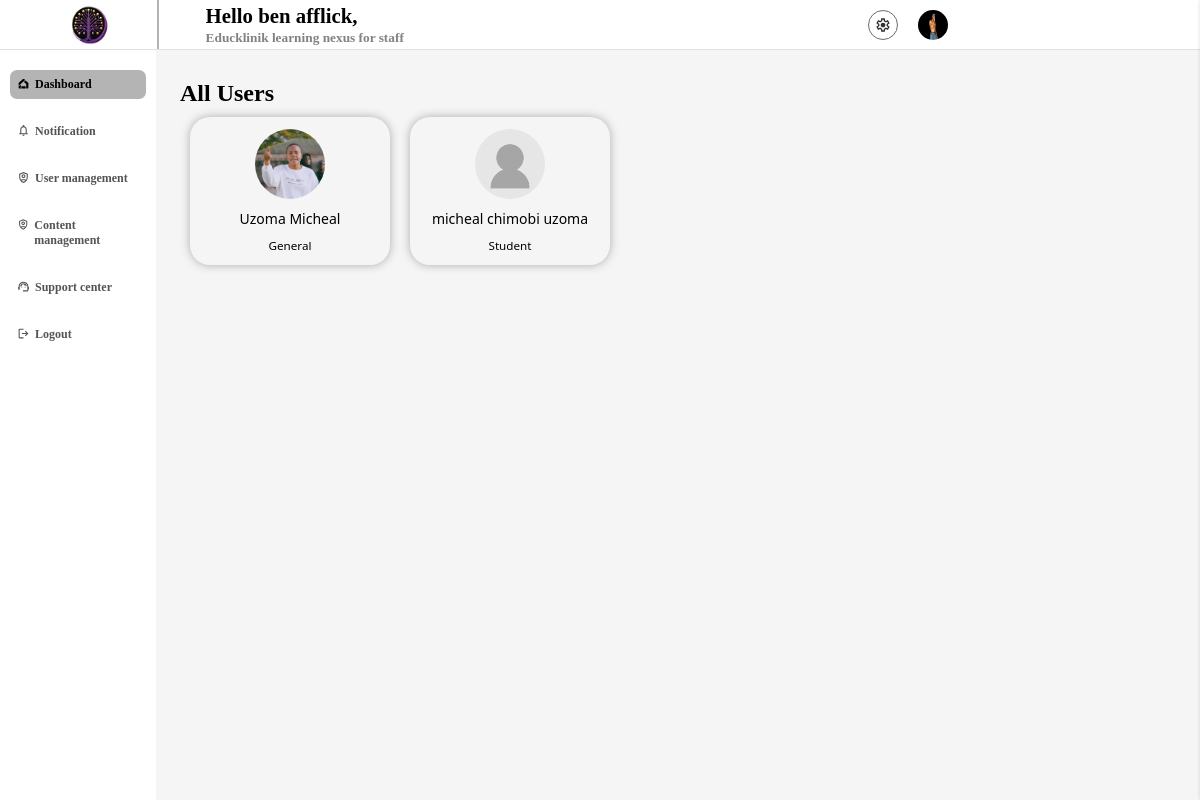
The app's page /user_manager/ (signed in) with its own data.
### eduklinikapp/models.py (models this page shows, shortened)
class profile(models.Model):
    acc_type = [
        ('Student','Student'),
        ('Admin','Admin'),
        ('staff', 'Staff'),
        ('Parent', 'Parent'),
    ]
    user = models.OneToOneField(User, verbose_name='user', on_delete= models.CASCADE)
    is_disabled = models.BooleanField('if this account is disabled', default=False)
    country = models.CharField('user country', null=False, blank=False, max_length=1000)
    Verified = models.BooleanField('if the user is verified', default=False)
    user_token = models.CharField('user token', null=True, blank=True, max_length=200, unique=True)
    phone_number = models.CharField('user mobile number', null=False, blank=False, max_length=50)
    is_edit = models.BooleanField('if the user have edited ', default=False)
    account_type = models.CharField('the account type', null=True, blank=False, max_length=200, choices=acc_type, default='General')
    not_count =  models.BigIntegerField('user notification  count', default=0)
    date_joined = models.DateTimeField('the date time account was created', default=timezone.now)
    ip_adress = models.GenericIPAddressField('user ip adress', null=True, blank=True)
    reset_code = models.CharField('user one time reset code', null=True, blank=True, max_length=100)
    c_code = models.CharField('user country code', null=True, blank=True, max_length=11)
    refer_code = models.CharField('user referial code', null=True, blank=True, unique=True, max_length=100)
    browser = models.CharField('user access browser', null=True, blank=True, max_length=100)
    qr_code = models.ImageField('user qrcode', null=True, blank=True, upload_to='qrcodes')
    cos_count = models.BigIntegerField('course count', default=0)
    quz_count = models.BigIntegerField('quiz counr', default=0)
    profile_pics = models.ForeignKey('pro_image', on_delete=models.CASCADE, null=True, blank=True)
    age = models.IntegerField('user age ', default=0)

class pro_image(models.Model):
    image = models.ImageField('user image', null=False, blank=False, upload_to='profile pics')
    is_edit = models.BooleanField('is edited', default=False)

### eduklinikapp/profille_view.py (the view)
# urls.py: path('user_manager/', profille_view.user_manage, name='user management'),
def user_manage(request):
    if request.user.is_authenticated:
        user = request.user
        current_user = models.profile.objects.filter(user=user).first()
        all_user = models.profile.objects.exclude(user=user).all()
        context = {
            'user': current_user,
            'all': all_user,
        }
        return render(request, 'admin/users.html', context=context)
    else:
        return redirect('/user/login')

### template/admin/users.html (shortened to what this page needs)
{% extends 'base.html' %}
{% load static %}
{% block metadata %}
<link rel="stylesheet" href="{% static 'eduklinikapp/styles/dashboard.css' %}">
{% endblock %}
{% block content %}
{% include 'admin/boards.html' %}
<section class="content">
    <h2>
        All Users
    </h2>
    <section class="all_user_log">
        {% if all %}
        {% for user in all %}
        <a href="/user_profile/{{user.user_token}}" class="user_direct">
            <div class="users_holder">
                <span class="img_s">
                    <img {% if user.profile_pics %} src="{{user.profile_pics.image.url}}" {% else %} src="{% static 'eduklinikapp/images/nouser.png' %}" {% endif %} alt="">
                </span>
                <p>
                    {{user.user.first_name}}
                </p>
               <small>
                {{user.account_type}}
               </small>
            </div>
        </a>
        {% endfor %}
        {% endif %}
    </section>
    </section>
{% endblock %}

### template/admin/boards.html (shortened to what this page needs)
{% extends 'base.html' %}
{% load static %}
{% block content %}
<section class="head">
     <nav class="navagation">
        <div class="logo">
            <span class="img">
                <img src="{% static 'eduklinikapp/images/ed_logo.png' %}" alt="">
            </span>
        </div>
        <aside class="nav_link">
            <div class="user">
                <strong id="tex_port">
                   Hello {{user.user.first_name}},
                </strong> <br>
                <small>
                    Educklinik learning nexus for {{user.account_type}}
                </small>
            </div>
            <div class="user_links">
                <a href="/dashboard/settings/" class="setting">
                </a>
                <a href="/user/profile/" class="user_img">
                    <img {% if user.profile_pics %} src="{{user.profile_pics.image.url}}" {% else %} src="{% static 'eduklinikapp/images/nouser.png' %}" {% endif %} alt="">
                </a>
            </div>
        </aside>
     </nav>
</section>
<main class="main_sect">
    <section class="side_bar">
        <a href="/dashboard" class="link" id="home" style="color: #000; background-color: #0000004b;">
            <span>Dashboard</span>
        </a>
        <br>
        <a href="/notification/" class="link" id="acct">
            <span>Notification</span>
        </a>
        <br>
        <a href="/user_manager/" id="trans" class="link">
            <span>User management</span>
        </a>
        <br>
        <a href="/admin/eduklinikapp/article/" id="trans" class="link">
            <span>Content management</span>
        </a>
        <br>
        <a href="/dashboard/proof-statements/" id="proof" class="link">
            <span>Support center</span>
        </a>
        <br>
        <a href="/" id="proof" class="link">
            <svg xmlns="http://www.w3.org/2000/svg" height="24px" viewBox="0 -960 960 960" width="24px" fill="currentcolor"><path d="M200-120q-33 0-56.5-23.5T120-200v-560q0-33 23.5-56.5T200-840h280v80H200v560h280v80H200Zm440-160-55-58 102-102H360v-80h327L585-622l55-58 200 200-200 200Z"/></svg>
            <span>Logout</span>
        </a>
        <br>
    </main>
    </section>
    {% endblock %}

### eduklinikapp/static/eduklinikapp/styles/dashboard.css (style rules this page uses)
main { padding: 0px !important; padding-top: 0px !important; }
body { background-color: #f5f5f5 !important; }
.head { width: 100%; height: 50px; padding: 0px 20px; box-sizing: border-box; overflow: hidden; background-color: #ffff; position: fixed; border-bottom: 1px solid #4f4c4c2c; z-index: 500; top: 0px !important; }
.navagation { width: 80%; box-sizing: border-box; overflow: hidden; display: flex; align-items: center; height: 100%; justify-content: space-between; }
.logo { width: 15%; box-sizing: border-box; height: 100%; display: flex; align-items: center; justify-content: center; overflow: hidden; gap: 5px; border-right: 2px solid #54545471; }
.img { width: 40px; height: 40px; box-sizing: border-box; overflow: hidden; display: flex; align-items: center; overflow: hidden; justify-content: center; background-color: transparent; }
.img img { width: auto; height: 100%; box-sizing: border-box; min-width: 100%; }
.user { width: fit-content; box-sizing: border-box; height: fit-content; }
.user strong { font-size: 1.3rem; box-sizing: border-box; font-family: var(--font); }
.user small { font-family: var(--font); font-weight: 600; color: #423e3ea6; }
.nav_link { width: calc(100% - 20%); box-sizing: border-box; overflow: hidden; display: flex; align-items: center; justify-content: space-between; height: 100%; }
.user_links { width: fit-content; box-sizing: border-box; overflow: hidden; display: flex; align-items: center; justify-content: center; height: 100%; gap: 20px; }
.setting { color: #303030; display: flex; align-items: center; justify-content: center; text-align: none; border: 1px solid #494747cd; width: 30px; height: 30px; background-color: transparent; border-radius: 16px; }
.setting svg { width: 16px; height: 16px; }
.user_img { width: 30px; height: 30px; box-sizing: border-box; display: flex; align-items: center; justify-content: center; overflow: hidden; border-radius: 15px; }
.user_img img { width: auto; height: 100%; min-width: 100%; }
.main_sect { width: 100%; height: fit-content; box-sizing: border-box; overflow: hidden; min-height: 100vh; height: fit-content; }
.side_bar { width: 13%; height: 100vh; box-sizing: border-box; overflow: hidden; background-color: #fff; position: fixed; top: 50px; padding: 20px 10px; }
.link { padding: 7px; box-sizing: border-box; display: flex; width: 100%; height: fit-content; gap: 5px; text-decoration: none; font-size: 12px; align-items: flex-start; justify-content: flex-start; color: #303030d3; font-family: Cambria, Cochin, Georgia, Times, 'Times New Roman', serif; font-weight: 600; border-radius: 7px; }
.link svg { width: 13px; height: 13px; }
.content { position: absolute; width: 85%; box-sizing: border-box; float: right; display: block; padding-top: 5rem; height: fit-content; overflow-x: hidden; top: 0px; right: 0px; padding-right: 20px; }
.all_user_log { width: 100%; height: fit-content; box-sizing: border-box; overflow: hidden; display: flex; align-items: center; justify-content: flex-start; gap: 20px; flex-wrap: wrap; font-family: system-ui, -apple-system, BlinkMacSystemFont, 'Segoe UI', Roboto, Oxygen, Ubuntu, Cantarell, 'Open Sans', 'Helvetica Neue', sans-serif; padding: 10px; }
.user_direct { width: fit-content; height: fit-content; box-sizing: border-box; overflow: hidden; display: flex; align-items: center; justify-content: center; box-shadow: 0px 0px 10px #5a595977; text-decoration: none; color: #000; border-radius: 20px; }
.users_holder { padding: 12px; height: fit-content; box-sizing: border-box; display: flex; align-items: center; justify-content: center; flex-direction: column; border-radius: 10px; width: 200px; gap: 10px; font-weight: 500; font-size: 14px; }
.img_s { width: 70px; height: 70px; display: flex; align-items: center; justify-content: center; border-radius: 50%; overflow: hidden; }
.img_s img { width: auto; height: 100%; box-sizing: border-box; min-width: 100%; }

### template/admin/boards.html (style rules this page uses)
main { padding-top: 0px !important; }

### records on screen
profile: user.first_name "ben afflick", account_type "staff", profile_pics.image (picture)
profile: profile_pics.image (picture), user.first_name "Uzoma Micheal", account_type "General"
profile: user.first_name "micheal chimobi uzoma", account_type "Student"
